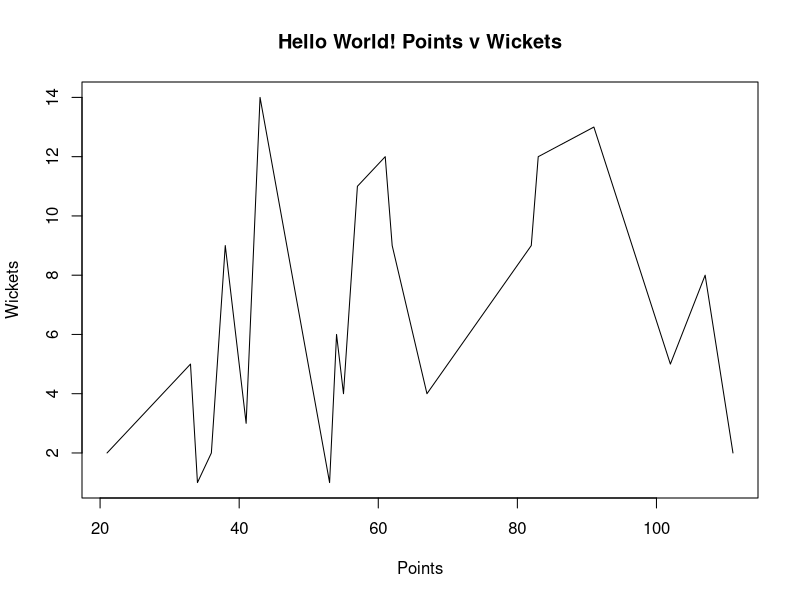

Here is the R script that generated this plot:
#My first R program

#A random graph drawing tool

lasPlayers = read.table (file = 'arbdata.txt', header = T, sep = " ", na.strings = '`', stringsAsFactors = F)

playerData = lasPlayers [,c("Points", "Wickets")]

png(file = "DataCool.png")

plot (x = playerData$Points, y = playerData$Wickets, xlab = "Points", ylab = "Wickets", main = "Hello World! Points v Wickets", type = "l")

dev.off()

